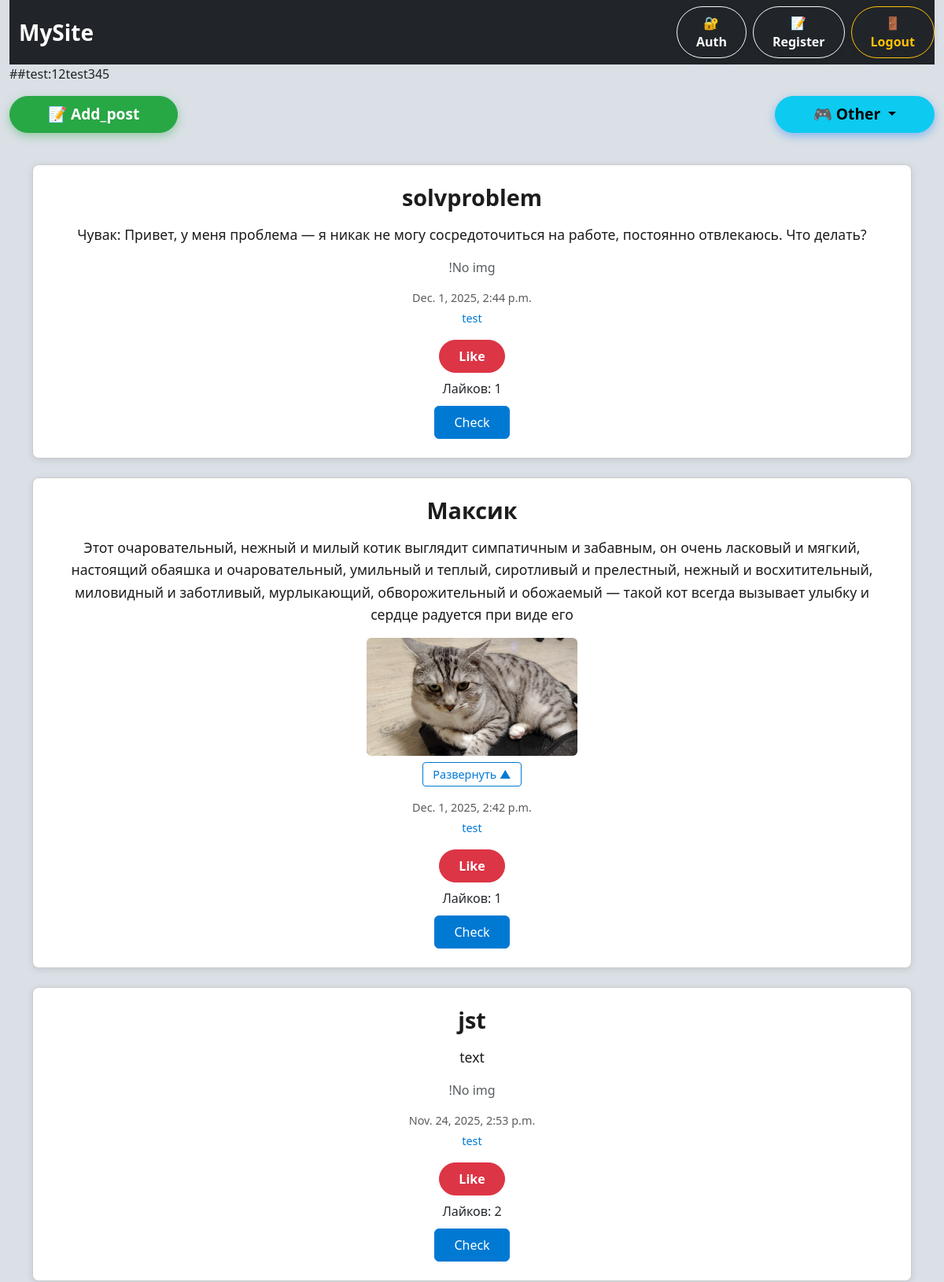
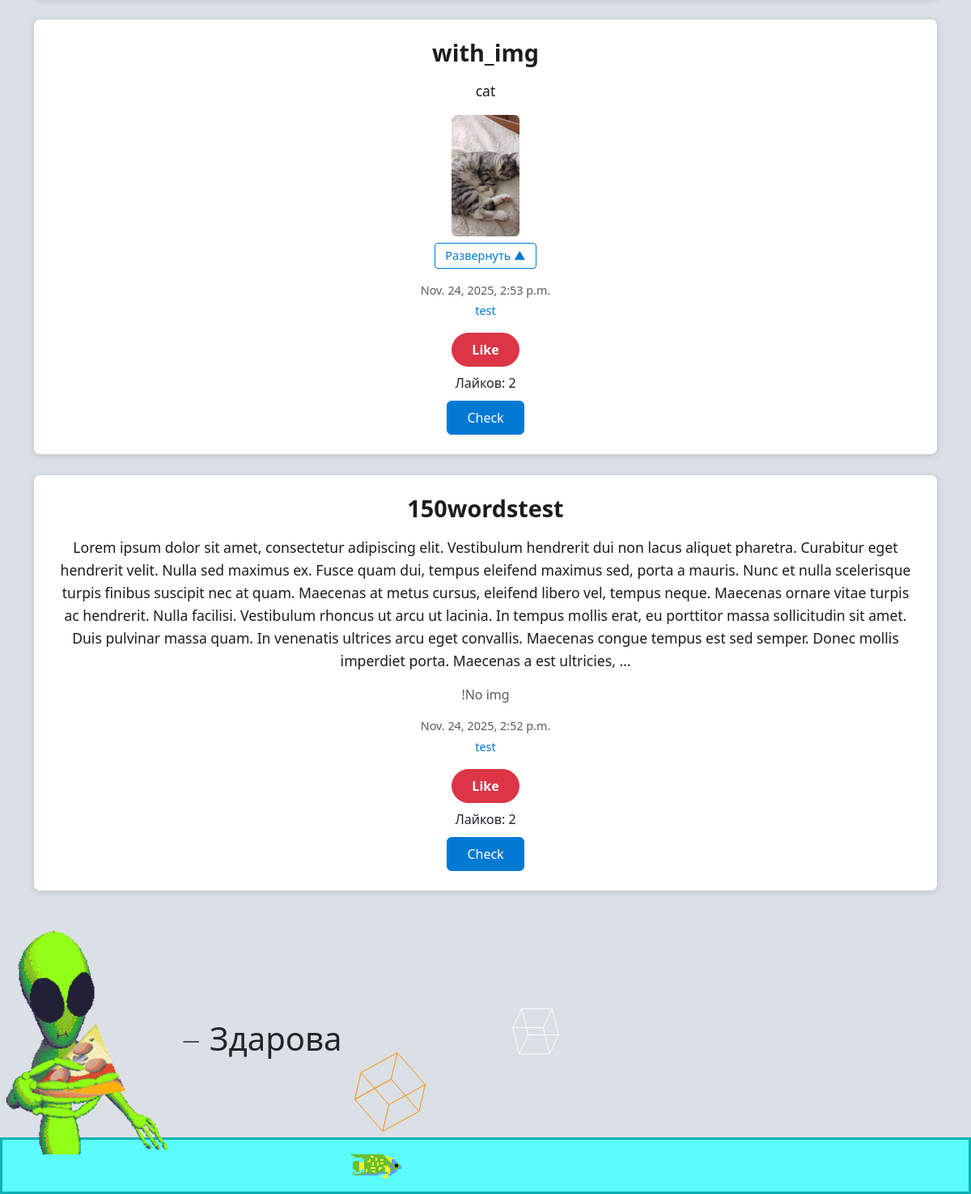
The app's page / (signed in) with its own data (2 pictures, top to bottom).
### main/models.py (models this page shows, shortened)
class Articles(models.Model):
    title = models.CharField('Name', max_length=100)
    text = models.TextField('Text')
    date = models.DateTimeField('Date', auto_now_add=True)
    image = models.ImageField('Image', upload_to='articles_images/', null=True, blank=True)
    author = models.ForeignKey(User, on_delete=models.CASCADE)
    likes = models.IntegerField(default=0)
    liked_by = models.ManyToManyField(User, related_name='liked_articles', blank=True)
    @property
    def likes_count(self):
        return self.liked_by.count()
    def user_has_liked(self, user):
        if not user.is_authenticated:
            return False
        return self.liked_by.filter(id=user.id).exists()

### main/views.py (the view)
# urls.py: path('', main),
def main(request):
    elements = Articles.objects.all().order_by('-date')
    articles_data = []
    for article in elements:
        articles_data.append({
            'article': article,
            'user_has_liked': article.user_has_liked(request.user)
        })
    context = {
        'articles_data': articles_data,
        'current_user': request.user
    }
    return render(request, 'main.html', context)

### templates/main.html (shortened to what this page needs)
{% extends 'inheritance.html'%}
{% block div %}
    ##test:12test345
<div class="d-flex justify-content-between align-items-center mx-auto py-3">
    <a class="btn btn-success rounded-pill px-5 py-2 fs-5 fw-bold shadow" href="/post"
       style="font-size: 1.2rem !important; box-shadow: 0 4px 12px rgba(40, 167, 69, 0.4) !important;">
        📝 Add_post
    </a>
    <div class="dropdown">
        <button class="btn btn-info rounded-pill px-5 py-2 fs-5 fw-bold dropdown-toggle shadow"
                type="button" id="otherDropdown" data-bs-toggle="dropdown" aria-expanded="false"
                style="font-size: 1.2rem !important; box-shadow: 0 4px 12px rgba(0, 123, 255, 0.4) !important;">
            🎮 Other
        </button>
    </div>
</div>
<br>
{% for data in articles_data %}
    {% with el=data.article %}
    <div class="article-card mb-4 bg-white border rounded mx-auto" style="max-width: 1200px; width: 95%;">
        <div class="article-content p-4">
            <h1 class="article-title text-center mb-3" style="color: #1c1c1c; font-size: 1.8rem;">{{ el.title }}</h1>
            <p class="article-text text-center mb-3" style="color: #1c1c1c; font-size: 1.1rem; line-height: 1.6;">{{ el.text|truncatewords:100 }}</p>
            {% if el.image %}
                <div class="text-center mb-3 position-relative">
                    <img src="{{ el.image.url }}" alt="{{ el.title }}" class="article-image img-fluid rounded
                                {% if el.image.height > 300 %}collapsed-image{% else %}full-height-image{% endif %}"
                        id="image-{{ el.pk }}">
                    {% if el.image.height > 300 %}
                        <div class="expand-section mt-2">
                            <button class="btn btn-outline-primary btn-sm expand-btn"
                                    data-article-id="{{ el.pk }}"
                                    data-expanded="false">
                                Развернуть ▲
                            </button>
                        </div>
                    {% endif %}
                </div>
            {% else %}
                <p class="text-center text-muted mb-3">!No img</p>
            {% endif %}
            <div class="article-meta text-center text-muted mb-3" style="font-size: 0.9rem;">
                <p class="mb-1">{{ el.date }}</p>
                <p class="mb-1" style="color: #0079d3; font-weight: 500;">{{ el.author }}</p>
            </div>
            <div class="text-center">
                <button class="like-btn btn {% if data.user_has_liked %}btn-danger{% else %}btn-success{% endif %} rounded-pill px-4 py-2 mb-2"
                        data-article-id="{{ el.pk }}"
                        style="font-weight: 600; font-size: 1rem;">
                    {% if data.user_has_liked %}Like{% else %}Like{% endif %}
                </button>
                <div style=" font-size: 1rem; margin-bottom: 10px;">
                    Лайков: <span id="like-count-{{ el.pk }}">{{ el.likes_count }}</span>
                </div>
                <a href="{% url 'post_detail' pk=el.pk %}" class="btn btn-primary px-4 py-2" style="background-color: #0079d3; border-color: #0079d3;">
                    Check
                </a>
            </div>
        </div>
    </div>
    {% endwith %}
{% endfor %}
    <br>
{% load static %}
{%endblock%}

### static/css/inheritance.css (style rules this page uses)
.article-card { border: 1px solid #edeff1 !important; box-shadow: 0 1px 2px rgba(0,0,0,0.1); transition: all 0.2s ease; }
.article-card { border: 1px solid #ccc !important; border-radius: 8px !important; box-shadow: 0 2px 8px rgba(0,0,0,0.1); background-color: #ffffff; }
.article-title { font-weight: 700; color: #1c1c1c; }
.article-text { color: #1c1c1c; }
.collapsed-image { transition: max-height 0.3s ease; overflow: hidden; }
.expand-btn { color: #0079d3; border-color: #0079d3; font-size: 0.9rem; padding: 4px 12px; }
body { background-color: #dae0e6; }
.collapsed-image { max-height: 150px; object-fit: cover; }
.btn-success { background-color: #28a745 !important; border-color: #28a745 !important; transition: all 0.3s ease; }
.btn-danger { background-color: #dc3545 !important; border-color: #dc3545 !important; transition: all 0.3s ease; }

### records on screen
Articles: article "solvproblem", article.text "Чувак: Привет, у меня проблема — я никак не могу сосредоточиться на работе, постоянно отвлекаюсь. Что делать?", image "!No img", article "Dec. 1, 2025, 2:44 p.m.", article.author "test", article.likes_count "1"
Articles: article "Максик", article.text "Этот очаровательный, нежный и милый котик выглядит симпатичным и забавным, он очень ласковый и мягкий, настоящий обаяшка и очаровательный, умильный и теплый, сиротливый и прелестный, нежный и восхитительный, миловидный и заботливый, мурлыкающий, обворожительный и обожаемый — такой кот всегда вызывает улыбку и сердце радуется при виде его", article.image (picture), article "Dec. 1, 2025, 2:42 p.m.", article.author "test", article.likes_count "1"
Articles: article "jst", article.text "text", image "!No img", article "Nov. 24, 2025, 2:53 p.m.", article.author "test", article.likes_count "2"
Articles: article "with_img", article.text "cat", article.image (picture), article "Nov. 24, 2025, 2:53 p.m.", article.author "test", article.likes_count "2"
Articles: article "150wordstest", article.text "Lorem ipsum dolor sit amet, consectetur adipiscing elit. Vestibulum hendrerit dui non lacus aliquet pharetra. Curabitur eget hendrerit velit. Nulla sed maximus ex. Fusce quam dui, tempus eleifend maximus sed, porta a mauris. Nunc et nulla scelerisque turpis finibus suscipit nec at quam. Maecenas at metus cursus, eleifend libero vel, tempus neque. Maecenas ornare vitae turpis ac hendrerit. Nulla facilisi. Vestibulum rhoncus ut arcu ut lacinia. In tempus mollis erat, eu porttitor massa sollicitudin sit amet. Duis pulvinar massa quam. In venenatis ultrices arcu eget convallis. Maecenas congue tempus est sed semper. Donec mollis imperdiet porta. Maecenas a est ultricies, …", image "!No img", article "Nov. 24, 2025, 2:52 p.m.", article.author "test", article.likes_count "2"
